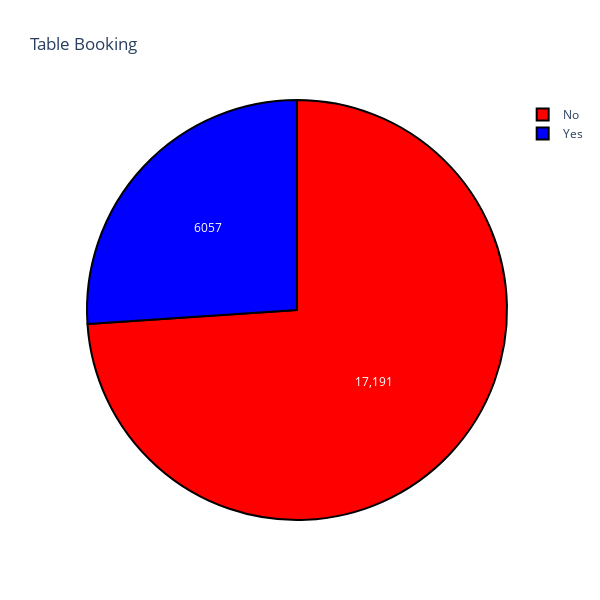

Notebook code for this chart:
### Markdown cell above
### *Whether Restaurant Offer Table Booking Or Not*

### Code cell
x=data['book_table'].value_counts()
colors=['#FF0000','#0000FF']
trace=go.Pie(labels=x.index,values=x,textinfo='value',marker=dict(colors=colors,line=dict(color='#000000',width=2)))
layout=go.Layout(title='Table Booking',width=600,height=600)
fig=go.Figure(data=[trace],layout=layout)
py.iplot(fig,filename='pie_chart_subplots')

### Figure 1 — Plotly figure (JSON) as saved in the notebook; plotly's stock layout.template omitted (floating-point values rounded to 4 significant figures)
{"data": [{"labels": ["No", "Yes"], "marker": {"colors": ["#FF0000", "#0000FF"], "line": {"color": "#000000", "width": 2}}, "textinfo": "value", "type": "pie", "values": [17191, 6057]}], "layout": {"height": 600, "title": {"text": "Table Booking"}, "width": 600}}
